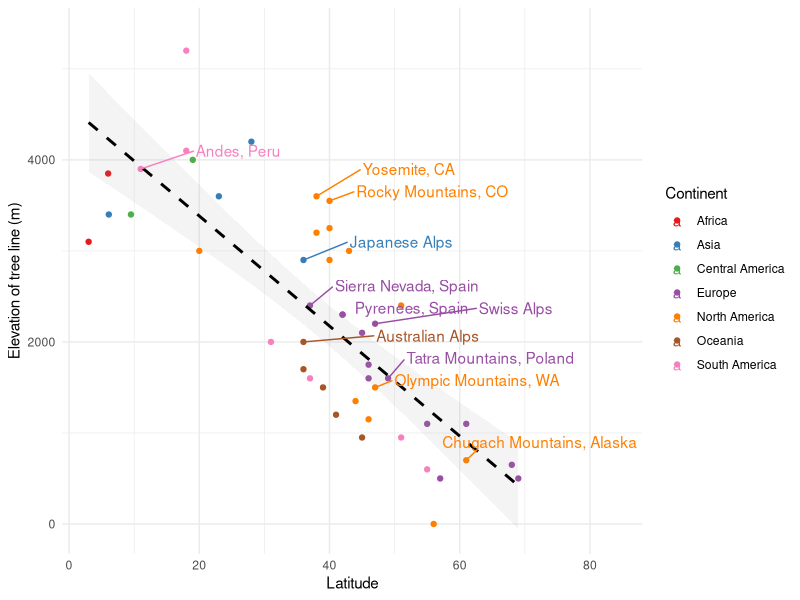

R code for this plot: (Note: this script raises an error after producing the figure.)
# data extracted from here https://en.wikipedia.org/wiki/Tree_line
dat = tibble::tribble(
                                       ~Place, ~Latirude, ~TreeLine, ~TreeLine_ft, ~NS, ~Latitude_cor,                 ~Label,        ~Continent,
                     "Finnmarksvidda, Norway",        69,       500,         1600,  1L,            69,                     NA,          "Europe",
                             "Abisko, Sweden",        68,       650,         2100,  1L,            68,                     NA,          "Europe",
                  "Chugach Mountains, Alaska",        61,       700,         2300,  1L,            61,                     "Chugach Mountains, Alaska",   "North America",
                            "Southern Norway",        61,      1100,         3600,  1L,            61,                     NA,          "Europe",
                                   "Scotland",        57,       500,         1600,  1L,            57,                     NA,          "Europe",
                            "Northern Quebec",        56,         0,            0,  1L,            56,                     NA,   "North America",
                             "Southern Urals",        55,      1100,         3600,  1L,            55,                     NA,          "Europe",
                           "Canadian Rockies",        51,      2400,         7900,  1L,            51,                     NA,   "North America",
                            "Tatra Mountains",        49,      1600,         5200,  1L,            49,      "Tatra Mountains, Poland",          "Europe",
        "Olympic Mountains WA, United States",        47,      1500,         4900,  1L,            47,    "Olympic Mountains, WA",   "North America",
                                 "Swiss Alps",        47,      2200,         7200,  1L,            47,           "Swiss Alps",          "Europe",
       "Mount Katahdin, Maine, United States",        46,      1150,         3800,  1L,            46,                     NA,   "North America",
               "Eastern Alps, Austria, Italy",        46,      1750,         5700,  1L,            46,                     NA,          "Europe",
                       "Sikhote-Alin, Russia",        46,      1600,         5200,  1L,            46,                     NA,          "Europe",
       "Alps of Piedmont, Northwestern Italy",        45,      2100,         6900,  1L,            45,                     NA,          "Europe",
               "New Hampshire, United States",        44,      1350,         4400,  1L,            44,                     NA,   "North America",
                     "Wyoming, United States",        43,      3000,         9800,  1L,            43,                     NA,   "North America",
         "Rila and Pirin Mountains, Bulgaria",        42,      2300,         7500,  1L,            42,                     NA,          "Europe",
            "Pyrenees Spain, France, Andorra",        42,      2300,         7500,  1L,            42,             "Pyrenees, Spain",          "Europe",
     "Wasatch Mountains, Utah, United States",        40,      2900,         9500,  1L,            40,                     NA,   "North America",
       "Rocky Mountain NP, CO, United States",        40,      3550,        11600,  1L,            40,      "Rocky Mountains, CO",   "North America",
       "Rocky Mountain NP, CO, United States",        40,      3250,        10700,  1L,            40,                     NA,   "North America",
                              "Japanese Alps",        36,      2900,         9500,  1L,            36,        "Japanese Alps",            "Asia",
                "Yosemite, CA, United States",        38,      3200,        10500,  1L,            38,                     NA,   "North America",
                "Yosemite, CA, United States",        38,      3600,        11800,  1L,            38,         "Yosemite, CA",   "North America",
                       "Sierra Nevada, Spain",        37,      2400,         7900,  1L,            37, "Sierra Nevada, Spain",          "Europe",
                           "Khumbu, Himalaya",        28,      4200,        13800,  1L,            28,                     NA,            "Asia",
                             "Yushan, Taiwan",        23,      3600,        11800,  1L,            23,                     NA,            "Asia",
                      "Hawaii, United States",        20,      3000,         9800,  1L,            20,                     NA,   "North America",
                    "Pico de Orizaba, Mexico",        19,      4000,        13100,  1L,            19,                     NA, "Central America",
                                 "Costa Rica",       9.5,      3400,        11200,  1L,           9.5,                     NA, "Central America",
                     "Mount Kinabalu, Borneo",       6.1,      3400,        11200,  1L,           6.1,                     NA,            "Asia",
                "Mount Kilimanjaro, Tanzania",         3,      3100,        10200, -1L,            -3,                     NA,          "Africa",
                                 "New Guinea",         6,      3850,        12600, -1L,            -6,                     NA,          "Africa",
                                "Andes, Peru",        11,      3900,        12800, -1L,           -11,                     "Andes, Peru",   "South America",
                             "Andes, Bolivia",        18,      5200,        17100, -1L,           -18,                     NA,   "South America",
                             "Andes, Bolivia",        18,      4100,        13500, -1L,           -18,                     NA,   "South America",
               "Sierra de C?rdoba, Argentina",        31,      2000,         6600, -1L,           -31,                     NA,   "South America",
                 "Australian Alps, Australia",        36,      2000,         6600, -1L,           -36,                     "Australian Alps",         "Oceania",
                 "Australian Alps, Australia",        36,      1700,         5600, -1L,           -36,                     NA,         "Oceania",
              "Andes, Laguna del Laja, Chile",        37,      1600,         5200, -1L,           -37,                     NA,   "South America",
  "Mount Taranaki, North Island, New Zealand",        39,      1500,         4900, -1L,           -39,                     NA,         "Oceania",
                        "Tasmania, Australia",        41,      1200,         3900, -1L,           -41,                     NA,         "Oceania",
       "Fiordland, South Island, New Zealand",        45,       950,         3100, -1L,           -45,                     NA,         "Oceania",
                    "Torres del Paine, Chile",        51,       950,         3100, -1L,           -51,                     NA,   "South America",
                     "Navarino Island, Chile",        55,       600,         2000, -1L,           -55,                     NA,   "South America"
  )

# from http://colorbrewer2.org/
colors = c("#e41a1c", "#377eb8", "#4daf4a", "#984ea3", "#ff7f00", "#a65628", "#f781bf")

# imports =====
library(magrittr)
library(ggplot2)

# plot ==
dat %>% ggplot(aes(x = Latirude,y = TreeLine)) +
  geom_point(aes(color = Continent)) +
  geom_smooth(method = "lm",color = "black",linetype = "dashed",alpha = 0.1) +
  ggrepel::geom_text_repel(aes(label = Label,color = Continent),
                           #direction     = "y",
                           nudge_x = 15,
                           nudge_y = 200) +
  theme_minimal() +
  scale_color_manual(values = colors) +
  labs(y = "Elevation of tree line (m)",
       x = "Latitude")


ggsave(plot = fp,filename = "plot.png",device = "png",width = 10,height = 5,dpi = 400)
